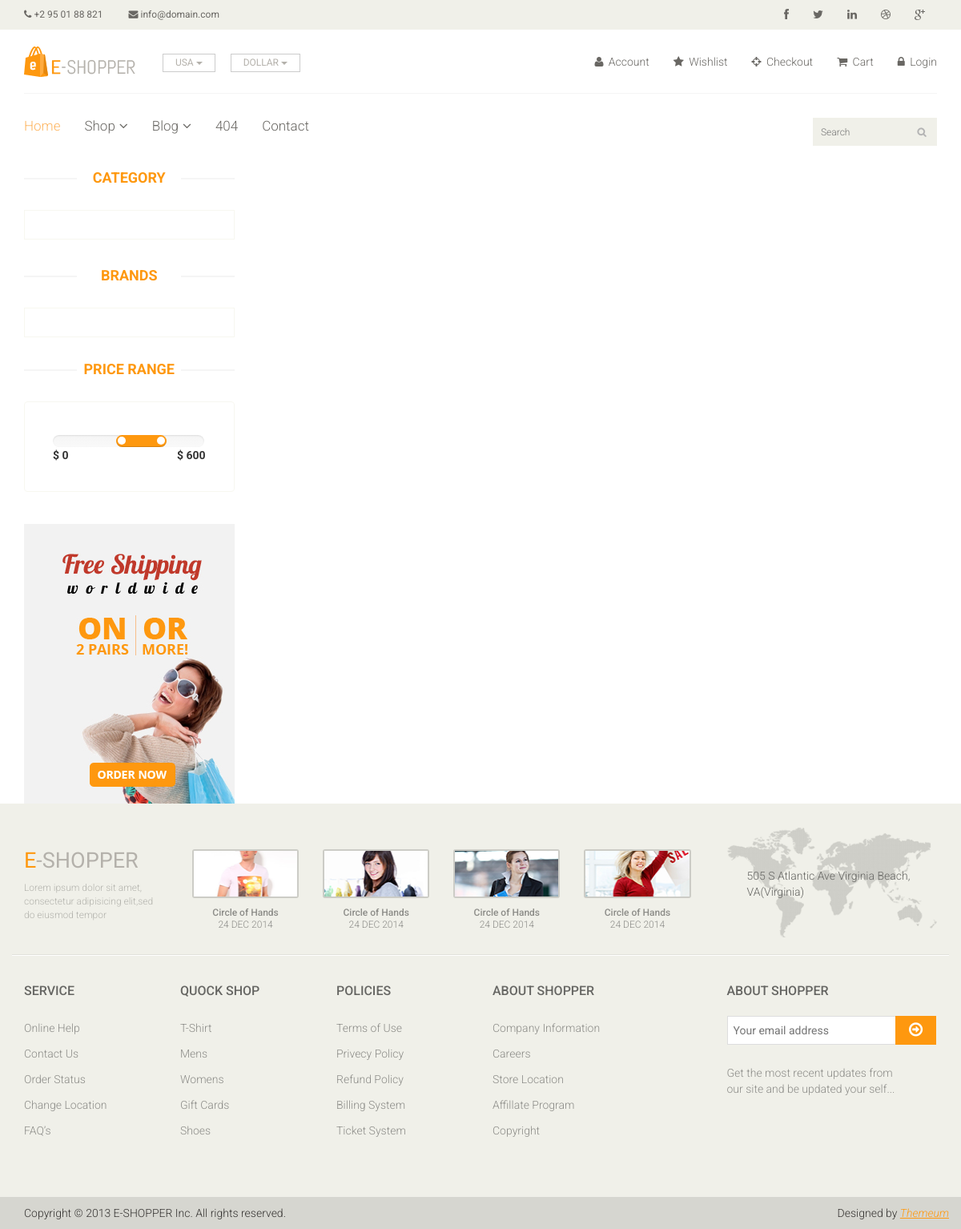
/detail/food, run on an earlier commit of the app's database.
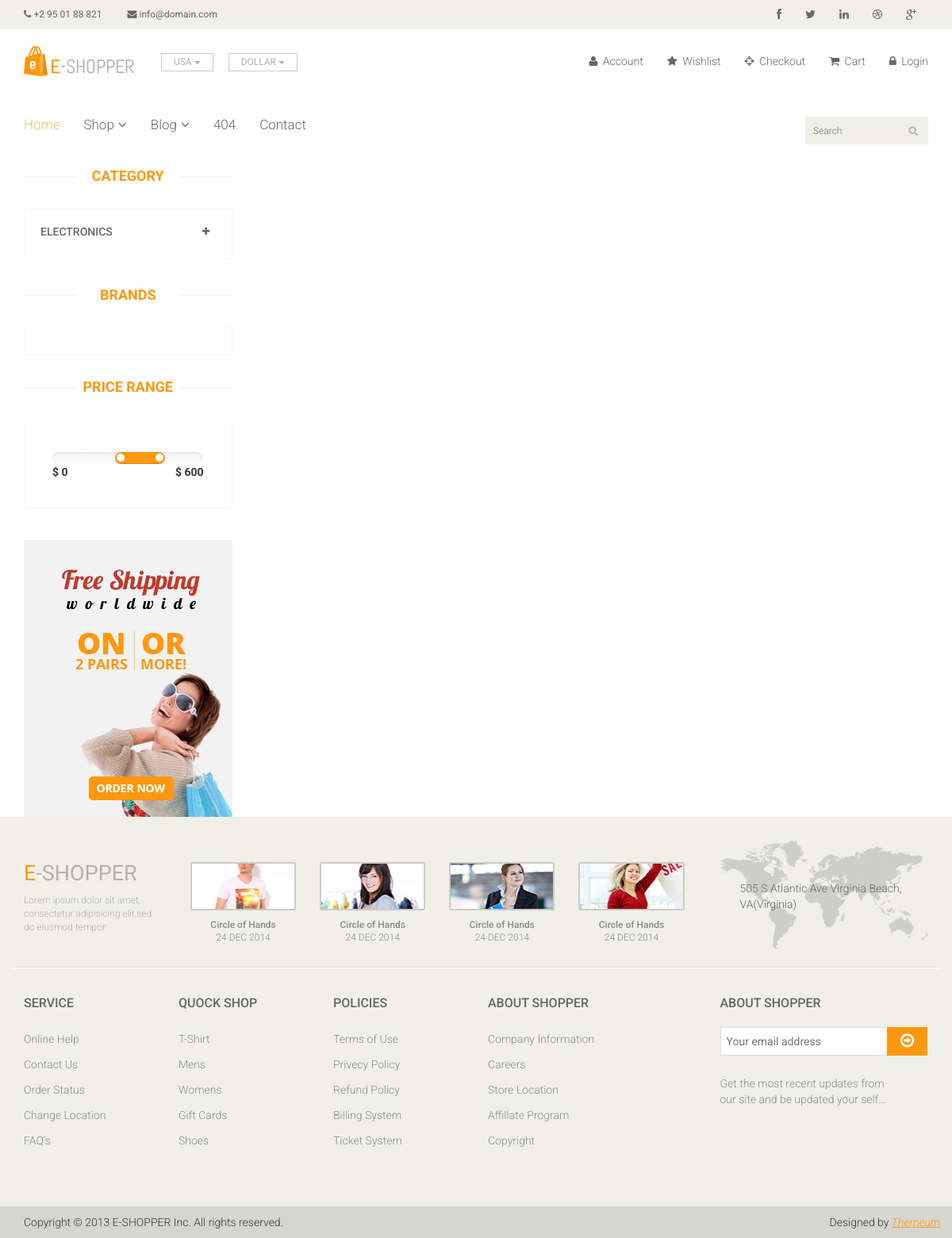
And on a later commit of the database.
### home/models.py (models this page shows, shortened)
class Category(models.Model):
	title = models.CharField(max_length = 300)
	description = models.TextField(blank = True)
	slug = models.CharField(max_length = 500)
	image = models.TextField(blank = True)

### home/views.py (the view)
# urls.py: path('detail/<slug>', ProductDetailView.as_view() , name = 'detail'),
class ProductDetailView(BaseViews):
	def get(self,request,slug):
		self.views['details'] = Item.objects.filter(slug = slug)
		self.views['reviews'] = Review.objects.filter(product = slug)
		return render(request, 'product-details.html', self.views)

### templates/product-details.html (shortened to what this page needs)
{% extends 'base.html' %}
{% load static %}
{% block content %}
	<section>
		<div class="container">
			<div class="row">
				<div class="col-sm-3">
					<div class="left-sidebar">
						<h2>Category</h2>
						<div class="panel-group category-products" id="accordian">
							{% for cat in category %}
							<div class="panel panel-default">
								<div class="panel-heading">
									<h4 class="panel-title">
										<a data-toggle="collapse" data-parent="#accordian" href="#{{cat.id}}">
											<span class="badge pull-right"><i class="fa fa-plus"></i></span>
											{{cat.title}}
										</a>
									</h4>
								</div>
							</div>
							{% endfor %}
						</div>
						<div class="brands_products">
							<h2>Brands</h2>
							<div class="brands-name">
							</div>
						</div>
						<div class="price-range">
							<h2>Price Range</h2>
							<div class="well">
								 <input type="text" class="span2" value="" data-slider-min="0" data-slider-max="600" data-slider-step="5" data-slider-value="[250,450]" id="sl2" ><br />
								 <b>$ 0</b> <b class="pull-right">$ 600</b>
							</div>
						</div>
						<div class="shipping text-center">
							<img src="images/home/shipping.jpg" alt="" />
						</div>
					</div>
				</div>
			</div>
		</div>
	</section>
{% endblock %}

What changed in the data, as far as the page shows it:
added Category: title "ELECTRONICS"
